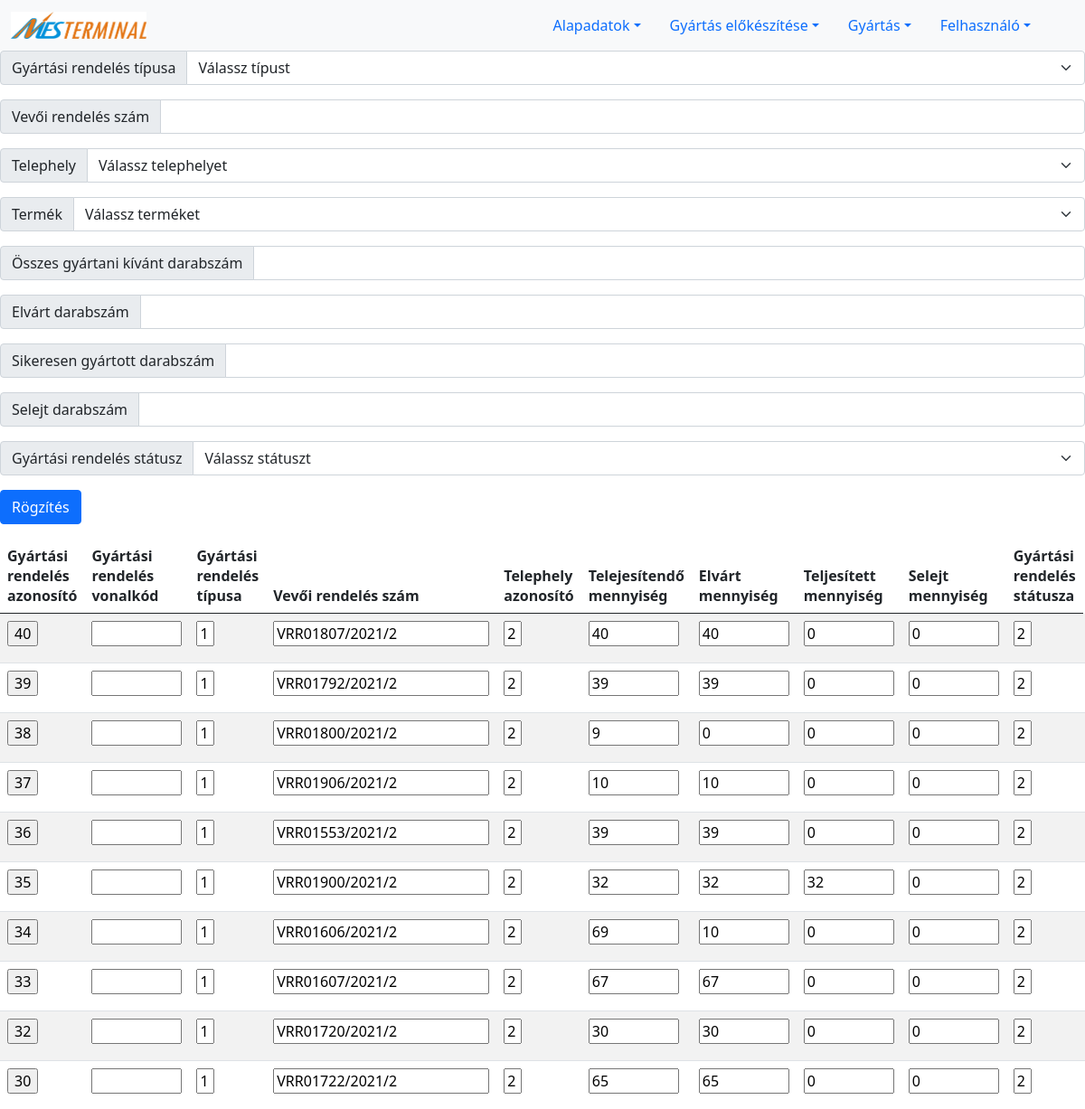
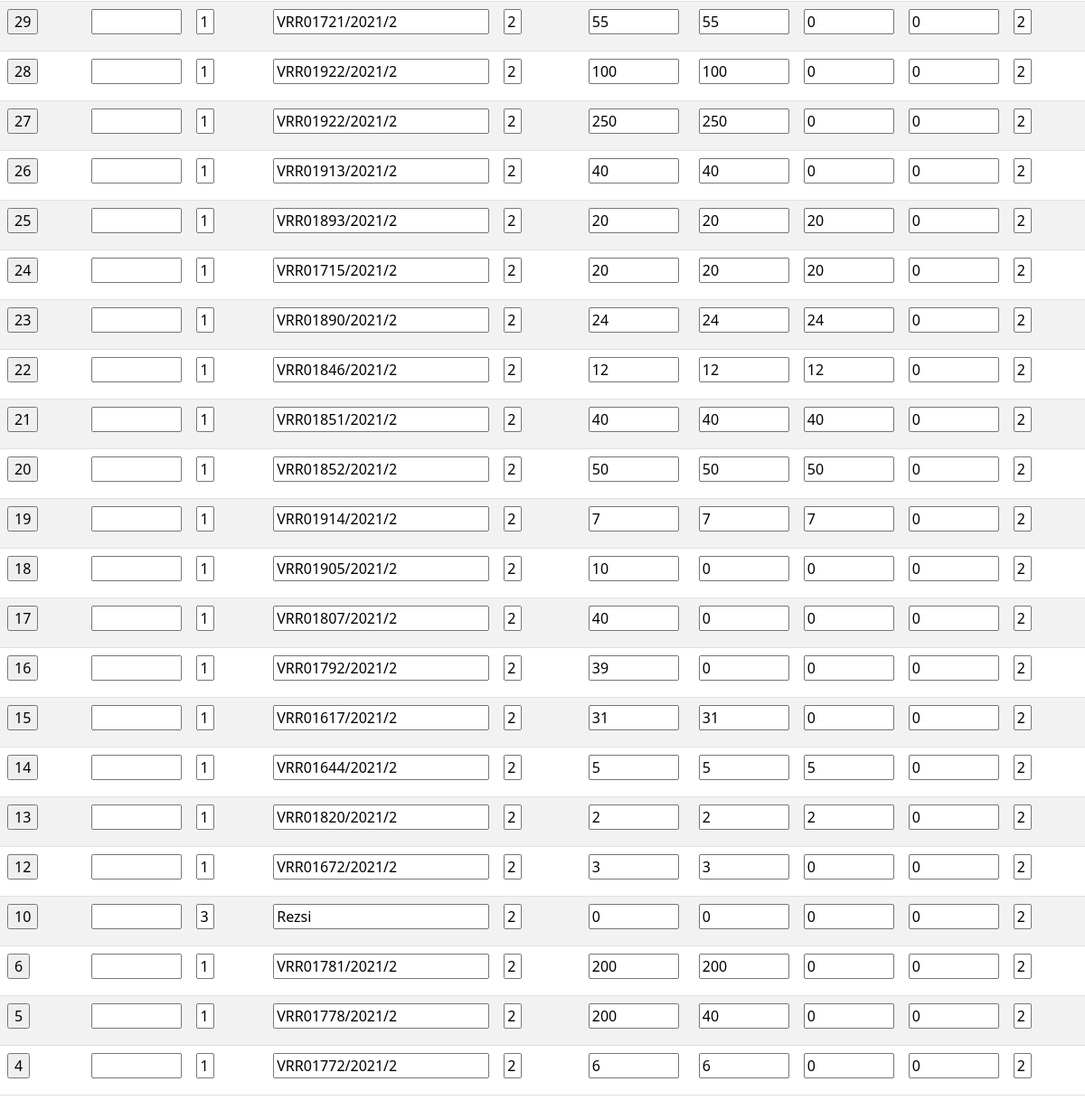
The app's page /order.php with its own data (2 pictures, top to bottom).
### tables this page shows
CREATE TABLE `order` (
  `ID` int(11) NOT NULL AUTO_INCREMENT,
  `barcode` varchar(11) DEFAULT NULL,
  `order_type_ID` int(11) NOT NULL,
  `customer_number` varchar(255) DEFAULT NULL,
  `site_ID` int(11) DEFAULT NULL,
  `product_ID` int(11) DEFAULT NULL,
  `total_count` int(11) NOT NULL,
  `expected_count` int(11) NOT NULL,
  `pass_count` int(11) DEFAULT NULL,
  `fail_count` int(11) DEFAULT NULL,
  `order_status_ID` int(11) DEFAULT NULL,
  PRIMARY KEY (`ID`),
  KEY `order_type_ID` (`order_type_ID`),
  KEY `site_ID` (`site_ID`),
  KEY `product_ID` (`product_ID`),
  KEY `order_status_ID` (`order_status_ID`),
  CONSTRAINT `order_ibfk_1` FOREIGN KEY (`order_type_ID`) REFERENCES `order_type` (`ID`) ON DELETE CASCADE ON UPDATE CASCADE,
  CONSTRAINT `order_ibfk_2` FOREIGN KEY (`site_ID`) REFERENCES `site` (`ID`) ON DELETE CASCADE ON UPDATE CASCADE,
  CONSTRAINT `order_ibfk_3` FOREIGN KEY (`product_ID`) REFERENCES `product` (`ID`) ON DELETE CASCADE ON UPDATE CASCADE,
  CONSTRAINT `order_ibfk_4` FOREIGN KEY (`order_status_ID`) REFERENCES `order_status` (`ID`) ON DELETE CASCADE ON UPDATE CASCADE
);

### order.php (the view, shortened to what this page needs)
<?php
include_once("connection.php");
if(!isset($_SESSION['aid'])){
    $adminId='';
}
else{
    $adminId=$_SESSION['aid'];
}
if($adminId != 0){
print'
<form action="feldolgozok/newWorkpage.php" method="POST">
<!-- <div class="input-group mb-3">
    <span class="input-group-text" id="basic-addon2">Gyártási rendelés vonalkódja:</span>
    <input type="text" class="form-control" name="barcode" placeholder="" aria-describedby="basic-addon2">
</div> -->
<div class="input-group mb-3">
  <span class="input-group-text" id="basic-addon3">Gyártási rendelés típusa</span>
  <select name="order_type" class="form-select" id="order_type_id">
    <option value=" " selected>Válassz típust</option>
  ';
  print '
  </select>
</div>
<div class="input-group mb-3">
  <span class="input-group-text">Vevői rendelés szám</span>
  <input type="text" name="customer_number" class="form-control">
</div>
<div class="input-group mb-3">
  <span class="input-group-text">Telephely</span>
  <select name="site" class="form-select" id="site_id">
    <option value=" " selected>Válassz telephelyet</option>';
  print '
  </select>
</div>
<div class="input-group mb-3">
  <span class="input-group-text">Termék</span>
  <select name="product" class="form-select" id="slct">
    <option value=" " selected>Válassz terméket</option>';
print '</select>
</div>
<div class="input-group mb-3">
  <span class="input-group-text">Összes gyártani kívánt darabszám</span>
  <input type="text" name="total_count" class="form-control"  aria-label="Server">
</div>
<div class="input-group mb-3">
  <span class="input-group-text">Elvárt darabszám</span>
  <input type="text" name="expected_count" class="form-control"  aria-label="Server">
</div>
<div class="input-group mb-3">
  <span class="input-group-text">Sikeresen gyártott darabszám</span>
  <input type="text" name="pass_count" class="form-control"  aria-label="Server">
</div>
<div class="input-group mb-3">
  <span class="input-group-text">Selejt darabszám</span>
  <input type="text" name="fail_count" class="form-control"  aria-label="Server">
</div>
<div class="input-group mb-3">
  <span class="input-group-text">Gyártási rendelés státusz</span>
  <select name="status" class="form-select" id="status_id">
  <option value=" " selected>Válassz státuszt</option>';
print '</select>
</div>
<input type="submit" value="Rögzítés" class="btn btn-primary">
</form>
';
include_once("lists/listWorkpages.php");
}
?>

### lists/listWorkpages.php (shortened to what this page needs)
<?php
include "connection.php";
$sql="SELECT * from `order` where order_status_ID>'1' order by ID DESC";
$reultErrors = $conn -> query($sql);
if ($reultErrors->num_rows > 0) {
    print '
    <div style="overflow: scroll">
    <table class="table table-striped">
        <thead>
        <tr>
            <th scope="col">Gyártási rendelés azonosító</th>
            <th scope="col">Gyártási rendelés vonalkód</th>
            <th scope="col">Gyártási rendelés típusa</th>
            <th scope="col">Vevői rendelés szám</th>
            <th scope="col">Telephely azonosító</th>
            <th scope="col">Telejesítendő mennyiség</th>
            <th scope="col">Elvárt mennyiség</th>
            <th scope="col">Teljesített mennyiség</th>
            <th scope="col">Selejt mennyiség</th>
            <th scope="col">Gyártási rendelés státusza</th>
        </tr>
        </thead>
        <tbody>
        ';
    while($row = $reultErrors->fetch_assoc()) {
        print '
            <tr>
            <form action="workpageId.php" method="POST">
            <td><input type="submit" name="workpageId" value="'.$row["ID"].'"></td>
            </form>
            <form action="feldolgozok/modifyWorkpage.php" method="POST">
            <td><input style="width:100px" type="text" name="barcode" value="'.$row["barcode"].'"></td>
            <td><input style="width:20px" type="text" name="order_type_ID" value="'.$row["order_type_ID"].'"></td>
            <td><input type="text" name="customer_number" value="'.$row["customer_number"].'"></td>
            <td><input style="width:20px" type="text" name="site_ID" value="'.$row["site_ID"].'"></td>
            <td><input style="width:100px" type="text" name="total_count" value="'.$row["total_count"].'"></td>
            <td><input style="width:100px" type="text" name="expected_count" value="'.$row["expected_count"].'"></td>
            <td><input style="width:100px" type="text" name="pass_count" value="'.$row["pass_count"].'"></td>
            <td><input style="width:100px" type="text" name="fail_count" value="'.$row["fail_count"].'"></td>
            <td><input style="width:20px" type="text" name="order_status_ID" value="'.$row["order_status_ID"].'"></td>
            <td><Button type="submit" name="order_ID" value="'.$row["ID"].'" class="btn btn-primary">Módosítás</button></td>
            </form>';
            print '</tr>';
    }
    print '
        </tbody>
        </table>
        </div>';
}
?>

### records on screen
order: workpageId "40", order_type_ID "1", customer_number "VRR01807/2021/2", site_ID "2", total_count "40", expected_count "40", pass_count "0", fail_count "0", order_status_ID "2"
order: workpageId "39", order_type_ID "1", customer_number "VRR01792/2021/2", site_ID "2", total_count "39", expected_count "39", pass_count "0", fail_count "0", order_status_ID "2"
order: workpageId "38", order_type_ID "1", customer_number "VRR01800/2021/2", site_ID "2", total_count "9", expected_count "0", pass_count "0", fail_count "0", order_status_ID "2"
order: workpageId "37", order_type_ID "1", customer_number "VRR01906/2021/2", site_ID "2", total_count "10", expected_count "10", pass_count "0", fail_count "0", order_status_ID "2"
order: workpageId "36", order_type_ID "1", customer_number "VRR01553/2021/2", site_ID "2", total_count "39", expected_count "39", pass_count "0", fail_count "0", order_status_ID "2"
order: workpageId "35", order_type_ID "1", customer_number "VRR01900/2021/2", site_ID "2", total_count "32", expected_count "32", pass_count "32", fail_count "0", order_status_ID "2"
order: workpageId "34", order_type_ID "1", customer_number "VRR01606/2021/2", site_ID "2", total_count "69", expected_count "10", pass_count "0", fail_count "0", order_status_ID "2"
order: workpageId "33", order_type_ID "1", customer_number "VRR01607/2021/2", site_ID "2", total_count "67", expected_count "67", pass_count "0", fail_count "0", order_status_ID "2"
order: workpageId "32", order_type_ID "1", customer_number "VRR01720/2021/2", site_ID "2", total_count "30", expected_count "30", pass_count "0", fail_count "0", order_status_ID "2"
order: workpageId "30", order_type_ID "1", customer_number "VRR01722/2021/2", site_ID "2", total_count "65", expected_count "65", pass_count "0", fail_count "0", order_status_ID "2"
order: workpageId "29", order_type_ID "1", customer_number "VRR01721/2021/2", site_ID "2", total_count "55", expected_count "55", pass_count "0", fail_count "0", order_status_ID "2"
order: workpageId "28", order_type_ID "1", customer_number "VRR01922/2021/2", site_ID "2", total_count "100", expected_count "100", pass_count "0", fail_count "0", order_status_ID "2"
order: workpageId "27", order_type_ID "1", customer_number "VRR01922/2021/2", site_ID "2", total_count "250", expected_count "250", pass_count "0", fail_count "0", order_status_ID "2"
order: workpageId "26", order_type_ID "1", customer_number "VRR01913/2021/2", site_ID "2", total_count "40", expected_count "40", pass_count "0", fail_count "0", order_status_ID "2"
order: workpageId "25", order_type_ID "1", customer_number "VRR01893/2021/2", site_ID "2", total_count "20", expected_count "20", pass_count "20", fail_count "0", order_status_ID "2"
order: workpageId "24", order_type_ID "1", customer_number "VRR01715/2021/2", site_ID "2", total_count "20", expected_count "20", pass_count "20", fail_count "0", order_status_ID "2"
order: workpageId "23", order_type_ID "1", customer_number "VRR01890/2021/2", site_ID "2", total_count "24", expected_count "24", pass_count "24", fail_count "0", order_status_ID "2"
order: workpageId "22", order_type_ID "1", customer_number "VRR01846/2021/2", site_ID "2", total_count "12", expected_count "12", pass_count "12", fail_count "0", order_status_ID "2"
order: workpageId "21", order_type_ID "1", customer_number "VRR01851/2021/2", site_ID "2", total_count "40", expected_count "40", pass_count "40", fail_count "0", order_status_ID "2"
order: workpageId "20", order_type_ID "1", customer_number "VRR01852/2021/2", site_ID "2", total_count "50", expected_count "50", pass_count "50", fail_count "0", order_status_ID "2"
order: workpageId "19", order_type_ID "1", customer_number "VRR01914/2021/2", site_ID "2", total_count "7", expected_count "7", pass_count "7", fail_count "0", order_status_ID "2"
order: workpageId "18", order_type_ID "1", customer_number "VRR01905/2021/2", site_ID "2", total_count "10", expected_count "0", pass_count "0", fail_count "0", order_status_ID "2"
order: workpageId "17", order_type_ID "1", customer_number "VRR01807/2021/2", site_ID "2", total_count "40", expected_count "0", pass_count "0", fail_count "0", order_status_ID "2"
order: workpageId "16", order_type_ID "1", customer_number "VRR01792/2021/2", site_ID "2", total_count "39", expected_count "0", pass_count "0", fail_count "0", order_status_ID "2"
order: workpageId "15", order_type_ID "1", customer_number "VRR01617/2021/2", site_ID "2", total_count "31", expected_count "31", pass_count "0", fail_count "0", order_status_ID "2"
order: workpageId "14", order_type_ID "1", customer_number "VRR01644/2021/2", site_ID "2", total_count "5", expected_count "5", pass_count "5", fail_count "0", order_status_ID "2"
order: workpageId "13", order_type_ID "1", customer_number "VRR01820/2021/2", site_ID "2", total_count "2", expected_count "2", pass_count "2", fail_count "0", order_status_ID "2"
order: workpageId "12", order_type_ID "1", customer_number "VRR01672/2021/2", site_ID "2", total_count "3", expected_count "3", pass_count "0", fail_count "0", order_status_ID "2"
order: workpageId "10", order_type_ID "3", customer_number "Rezsi", site_ID "2", total_count "0", expected_count "0", pass_count "0", fail_count "0", order_status_ID "2"
order: workpageId "6", order_type_ID "1", customer_number "VRR01781/2021/2", site_ID "2", total_count "200", expected_count "200", pass_count "0", fail_count "0", order_status_ID "2"
order: workpageId "5", order_type_ID "1", customer_number "VRR01778/2021/2", site_ID "2", total_count "200", expected_count "40", pass_count "0", fail_count "0", order_status_ID "2"
order: workpageId "4", order_type_ID "1", customer_number "VRR01772/2021/2", site_ID "2", total_count "6", expected_count "6", pass_count "0", fail_count "0", order_status_ID "2"
